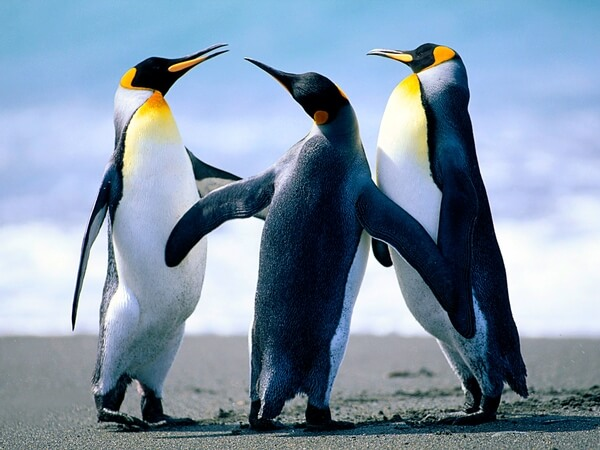
//> input picture 03_ObjetMat/Penguins.jpg, 600 x 450 px
$ ./testMat   (built with g++ and OpenCV 4)
//> lines starting //> are read from the running program, lines starting //| are printed output that depends on the picture
/*************************************************************************************/
/*!
    \file     testMat.cpp
    \author   Philippe SIMIER (Touchard Wahington le Mans)
    \brief    Programme pour comprendre et manipuler les objets de la classe Mat
    \detail   Utilisation des différents constructeurs
    \compilation
	      g++ $(pkg-config --libs --cflags opencv) -o testMat  testMat.cpp
    \version    1.0 - First release
*/
/**************************************************************************************/


#include <opencv2/opencv.hpp>
#include <iostream>

using namespace cv;
using namespace std;

int main()
 {
    Mat ImgSource;    // création d'une matrice vide seulement les entêtes
    ImgSource = imread("Penguins.jpg", CV_LOAD_IMAGE_COLOR);   // Lecture du fichier Pingouins.jpg
//> ImgSource is the input picture: 450 rows x 600 cols, CV_8UC3; mean B, G, R 168.3, 148.1, 128.5
    imshow("Img Source", ImgSource);
    cout << "Refcount : " << ImgSource.u->refcount << " Adresse du premier pixel: " << hex << (int)ImgSource.data << endl;
//| Refcount : 1 Adresse du premier pixel: 3932e080
    cout << "Nombre de canaux : " << ImgSource.channels() << endl;
//| Nombre de canaux : 3
    cout << "Résolution : " << ImgSource.depth() << endl;
//| Résolution : 0
    cout << "Dimensions : " << dec << ImgSource.cols << " x " << dec << ImgSource.rows << " px" << endl;
//| Dimensions : 600 x 450 px
    waitKey(0);

    Mat ImgDest1(ImgSource);   // utilise le constructeur de copie seul les entêtes sont copiés
    imshow("Img Destination 1", ImgDest1);
    cout << "Refcount: " << ImgSource.u->refcount << " Adresse du premier pixel: " << hex << (int)ImgDest1.data << endl;
//| Refcount: 2 Adresse du premier pixel: 3932e080
    waitKey(0);

    Mat ImgDest2 = ImgDest1;   // Opérateur d’assignation. copie uniquement de l'entête
    imshow("Img Destination 2", ImgDest1);
    cout << "Refcount: " << ImgSource.u->refcount << " Adresse du premier pixel: " << hex << (int)ImgDest2.data << endl;
//| Refcount: 3 Adresse du premier pixel: 3932e080
    waitKey(0);

    // Extraction d'une zone d’intérêt
    Mat ImgDest3 = ImgDest1(Range(100,200), Range(0,200));  // Les données ne sont pas copiées (la matrice ImgDest3 pointe vers les pixels de la matrice source).
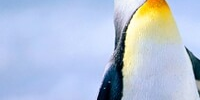
//> ImgDest3: 100 rows x 200 cols, CV_8UC3; mean B, G, R 216.6, 194.6, 181
    imshow("Img Destination 3", ImgDest3);
    cout << "Refcount: " << ImgSource.u->refcount << " Adresse du premier pixel: " << hex << (int)ImgDest3.data << endl;
//| Refcount: 4 Adresse du premier pixel: 39359fa0
    waitKey(0);

    Mat ImgGray;
    Mat ImgDest4 = ImgSource(Rect(100, 300, 25 , 25));
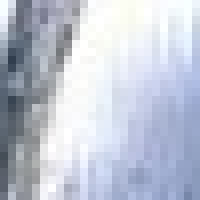
//> ImgDest4: 25 rows x 25 cols, CV_8UC3 (shown 8 times larger); mean B, G, R 211, 196.9, 190.7
    cvtColor( ImgDest4, ImgGray, CV_RGB2GRAY);
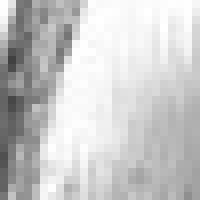
//> ImgGray: 25 rows x 25 cols, CV_8UC1 (shown 8 times larger); min 65, max 255, mean 200.4
    cout << "Refcount: " << ImgSource.u->refcount << " Adresse du premier pixel: " << hex << (int)ImgDest4.data << endl;
//| Refcount: 5 Adresse du premier pixel: 393b1f0c
    cout << ImgGray << endl;   // affichage des données numériques sur le terminal
//| [254, 228, 121, 114, 174, 159, 170, 191, 176, 169, 210, 253, 249, 250, 251, 250, 249, 251, 252, 251, 252, 254, 253, 254, 246;
//|  253, 206, 114, 128, 152, 135, 163, 167, 182, 152, 231, 247, 253, 254, 253, 250, 247, 252, 255, 248, 253, 248, 250, 254, 237;
//|  245, 169, 108, 132, 165, 131, 183, 177, 189, 188, 239, 254, 255, 252, 251, 249, 246, 250, 253, 245, 253, 238, 243, 253, 224;
//|  230, 140, 112, 139, 154, 175, 199, 164, 132, 200, 253, 250, 254, 249, 249, 248, 246, 247, 247, 238, 255, 231, 239, 251, 213;
//|  202, 145, 121, 103, 148, 184, 185, 153, 118, 210, 250, 253, 250, 253, 247, 250, 244, 248, 244, 234, 251, 234, 242, 245, 212;
//|  178, 116, 110, 113, 168, 168, 185, 139, 144, 246, 254, 245, 248, 251, 247, 252, 245, 248, 243, 231, 248, 227, 237, 245, 210;
//|  157,  83,  95, 123, 176, 178, 183, 120, 167, 254, 254, 254, 248, 247, 245, 251, 241, 243, 241, 228, 244, 220, 227, 242, 204;
//|  141,  65,  96, 136, 156, 193, 166, 131, 220, 255, 248, 245, 252, 246, 240, 246, 235, 239, 239, 228, 239, 220, 218, 231, 200;
//|  115,  76, 120, 132, 148, 198, 156, 161, 246, 252, 252, 253, 253, 247, 238, 244, 234, 235, 234, 226, 228, 222, 211, 217, 201;
//|  109, 123, 153, 116, 148, 174, 169, 205, 252, 250, 251, 248, 250, 246, 236, 241, 235, 232, 227, 222, 218, 219, 207, 205, 202;
//|  116, 147, 161, 118, 164, 152, 164, 212, 245, 252, 253, 247, 247, 245, 230, 234, 231, 226, 218, 219, 208, 211, 205, 197, 198;
//|  102, 118, 136, 128, 140, 138, 171, 226, 252, 248, 248, 249, 245, 243, 223, 225, 226, 220, 213, 217, 204, 205, 206
    imshow("Img Gray", ImgGray);
    waitKey(0);

    Mat ImgDest6 = ImgDest3.clone();
    return 0;
}
